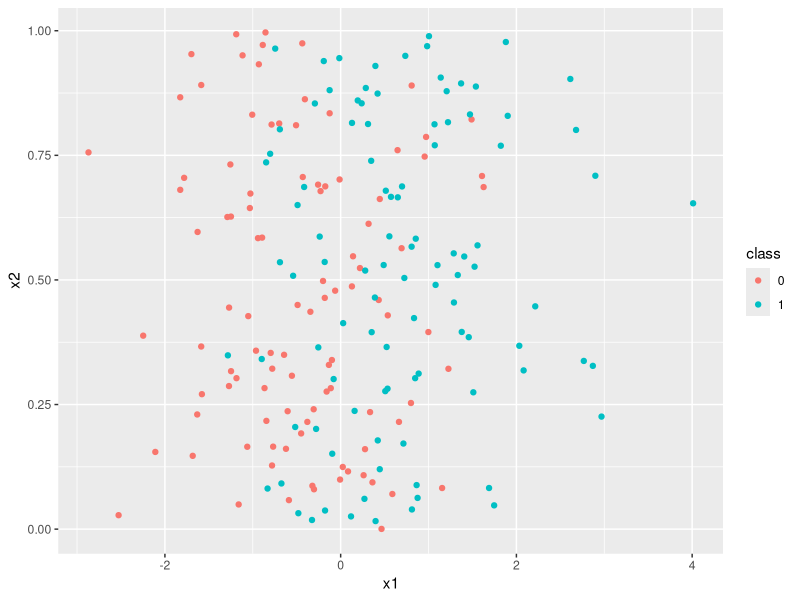

Recreate this plot in R. (Note: this script raises an error after producing the figure.)
# stats 606 project 

# simulation - y (binary time series dataset) x (10 dim time series dataset)

# library package
library(ggplot2)

# scenario1 -----------------------------------------------
# sample size: 1000 with 2 features
# y: binary 
# x1: normal distribution
# x2: random noise 
set.seed(123)
n = 200
mu0 = rnorm(1, 0, 1)
mu1 = rnorm(1, 1, 1)
x1 = c(rnorm(n/2, mu0, 1), rnorm(n/2, mu1, 1))
x2 = runif(n)
y = c(rep(0, n/2), rep(1, n/2))
simu_data = data.frame(x1 = x1,  x2 = x2, y = y)

ggplot(simu_data)+
  geom_point(aes(x = x1, y = x2, color = factor(y)))+
  labs(color = 'class')

# bayes error rate p(misclassified) = p(x)p(y neq c(x))dx 
# assume p(y=0) = p(y=1) balanced dataset expand.grid
xnew = t(seq(-3,3,0.01))
x_marginal0 = apply(xnew, 1, function(x) dnorm(x, mu0, 1))
x_marginal1 = apply(xnew, 1, function(x) dnorm(x, mu1, 1))
x_marginal = x_marginal1*0.5 + x_marginal0*0.5
conditional_1 = x_marginal1*0.5/x_marginal
bayes_error1 = sum(x_marginal*(conditional_1*(conditional_1<0.5) + (1-conditional_1)*(conditional_1>0.5) ))/sum(x_marginal)
bayes_error1 


# distance matrix p*n*n
distance_cal = function(xdata, p, n, t){
  # x: 3d arrary (ith index, kth dimension, t time series; for each index, t*p dim)
  # n: # of time series points we have 
  m = n-t 
  dist = array(rep(0,p*n*n), c(p,n,n))
  x = array(rep(0,p*t*n), c(p,t+1,n))
  for (i in 1:n){
    for (k in 1:p){
      # time series dataset x[k, ,i]: vector 1:t 
      x[k, ,i] = xdata[i:i+t,k]
    }
  }
  
  for (i in 1:m){
    for (j in 1:m){
      for (k in 1:p){
        # x in 3 d: t*p*n  (updated:>>using the huge distance matrix)
        # distance_matrix[i, j, k ] = norm(x[,k,i] - x[,k,j])^2 >> single value to a vector 
        # distance within same dimension (to save time, can only calcualte upper tri-region)
        dist[k,i,j] = norm((x[k, ,i] - x[k, ,j]), '2')
      }
    }
  }
  return (dist)
}

dist_scenario = distance_cal(simu_data[, 1:2], p = 2, n , t = 0)
# save and load the dataset
output1 = list(dist_scenario, simu_data$y, simu_data)
#save(simu_data, bayes_error, distance_cal, dist_scenario1, file = 'treeproject.Rdata')


# scenario3 (consider heteroskedsity inside same group) -----------------------------------------------
# sample size: 1000 with 2 features
# y: binary 
# x1: normal distribution
# x2: random noise 
n = 200
x1 = runif(n)

x2 = c(lapply(x1[1:(n/4)], function(x) runif(1, -0.15, x-0.15) )%>%unlist(),
       lapply(x1[(n/4+1):(n/2)], function(x) runif(1, x+0.15, 1.15))%>%unlist(),
       lapply(x1[(n/2+1):n], function(x) runif(1, x-0.15, x+0.15))%>%unlist())
              
y = c(rep(0, n/2), rep(1, n/2))
simu_data = data.frame(x1 = x1,  x2 = x2, y = y)

ggplot(simu_data)+
  geom_point(aes(x = x1, y = x2, color = factor(y)))+
  labs(color = 'class')

# bayes error rate p(misclassified) = p(x)p(y neq c(x))dx 
# assume p(y=0) = p(y=1) balanced dataset expand.grid 
# xnew = t(seq(-3,3,0.01))
# xnew = t(simu_data[,1])
# x_marginal0 = apply(xnew, 1, function(x) dnorm(x, mu0, 1)*(dnorm(x, mu0, 1)>dnorm(x, mu2,1)) + dnorm(x, mu2,1)*(dnorm(x, mu0, 1)<dnorm(x, mu2,1)))
# x_marginal1 = apply(xnew, 1, function(x) dnorm(x, mu1, 1))
# x_marginal = x_marginal1*0.5 + x_marginal0*0.5
# conditional_1 = x_marginal1*0.5/x_marginal
# bayes_error2 = sum(x_marginal*(conditional_1*(conditional_1<0.5) + (1-conditional_1)*(conditional_1>0.5) ))/sum(x_marginal)
# bayes_error2 

dist_scenario = distance_cal(simu_data[, 1:2], p = 2, n , t = 0)
# save and load the dataset
output3 = list(dist_scenario, simu_data$y, simu_data)


# scenario2 -----------------------------------------------
# sample size: 100 with 10 features
# y: binary 
# x1 - x4: random noise 
# x5 - x10: normal distribution, weights: dirichilet distribution
set.seed(123)
n = 200
mu0 = rnorm(1, 0, 1)
mu1 = rnorm(1, 1, 1)
x1 = c(rnorm(n/2, mu0, 1), rnorm(n/2, mu1, 1))
x2 = runif(n)
y = c(rep(0, n/2), rep(1, n/2))
simu_data = data.frame(x1 = x2,  x2 = x1, y = y)

# rotation matrix 
theta1 = -pi/8
theta2 = pi/4
r = function(theta ) matrix(c(cos(theta), sin(theta), -sin(theta), cos(theta)),2,2)

for(i in 1:n){
  if(i < (n/2)){
    simu_data[i,1:2] = as.matrix(simu_data[i,1:2], 1, 2)%*%r(theta1)
  }
  else{
    simu_data[i,1:2] = as.matrix(simu_data[i,1:2], 1, 2)%*%r(theta2)
  }
}

ggplot(simu_data)+
  geom_point(aes(x = x1, y = V5, color = factor(y)))+
  labs(color = 'class')

# bayes error rate p(misclassified) = p(x)p(y neq c(x))dx 
# assume p(y=0) = p(y=1) balanced dataset expand.grid
# p(x|y=0) = p(x|w1*x1+...+w10*x10 > 0.5) = p(x1, ..., x10 | z) = p(x1|z)*...p(x10|z)  z also follow normal distribution 
# e.g. p(x = 0 |x+r < 0.5) = p(x=0, r< 0.5)/p(z<0.5)  
# 
dist_scenario = distance_cal(simu_data[, 1:2], p = 10, n , t = 0)
# save and load the dataset
output2 = list(dist_scenario, simu_data$y, simu_data)




# scenario4 -----------------------------------------------
# sample size: 100 with 10 features
# y: binary 
# x1 - x2: random noise (uniform)
# x3: random noise (log-normal)
# x4: heavy tail distribution: log-normal
# x5 - x10: normal distribution, 
# weights: dirichilet distribution
set.seed(123)
n = 200
x1 = runif(n)
x2 = runif(n)
simu_data = data.frame(x1 = x1, x2 = x2)
mu0 = rnorm(8, 0, 1)
feature_weight = MCMCpack::rdirichlet(1,rep(1, 7))
for (i in 1:8){
  if (i<3){
    simu_data[,i+2] = rlnorm(n, mu0[i], 1)
  }
  else{
    simu_data[,i+2] = rnorm(n, mu0[i], 1) 
  }
}
y_values = as.matrix(simu_data[,4:10], n, 7)%*%t(feature_weight)
threshold = median(y_values)
simu_data$y = (y_values > threshold)*1

ggplot(simu_data)+
  geom_point(aes(x = x1, y = V4, color = factor(y)))+
  labs(color = 'class')



# without standizarion
dist_scenario = distance_cal(simu_data[, 1:10], p = 10, n , t = 0)
dim(dist_scenario[1,,])
# save and load the dataset
output4 = list(dist_scenario, simu_data$y, simu_data)

# with standizarion (train , test split!!!)
index = sample(1:200, 30)
train = simu_data[-index, ]
test = simu_data[index, ]
mean_train = colMeans(train[,-11])
std_train = sqrt(diag(var(train[,-11])))
train_x = scale(train[,-11], center = mean_train, std_train)
all_x = scale(simu_data[,-11], center = mean_train, std_train)
dist_scenario_train = distance_cal(train_x, p = 10, n-30 , t = 0)
dist_scenario_all = distance_cal(all_x, p = 10, n , t = 0)
# save and load the dataset
output4_sd = list(dist_scenario_train, train$y, dist_scenario_all, train, test)
save(bayes_error1, output1, bayes_error2, output2, bayes_error3, output3, 
     bayes_error4, output4, output4_sd, file = 'treeproject.Rdata')



# 5*2 cv test
# corrected repeated 5-fold cross validation test 

scenario1 = function(){
  #set.seed(123)
  n = 200
  mu0 = rnorm(1, 0, 1)
  mu1 = rnorm(1, 1, 1)
  x1 = c(rnorm(n/2, mu0, 1), rnorm(n/2, mu1, 1))
  x2 = runif(n)
  y = c(rep(0, n/2), rep(1, n/2))
  simu_data = data.frame(x1 = x1,  x2 = x2, y = y)
  # random shuffle the points 
  index = sample(1:n, n)
  simu_data = simu_data[index,]
  dist_scenario = distance_cal(simu_data[, 1:2], p = 2, n , t = 0)
  output1 = list(dist_scenario, simu_data$y, simu_data)
  return(output1)
}  


scenario2 = function(){
  #set.seed(123)
  n = 200
  mu0 = rnorm(1, 0, 1)
  mu1 = rnorm(1, 1, 1)
  x1 = c(rnorm(n/2, mu0, 1), rnorm(n/2, mu1, 1))
  x2 = runif(n)
  y = c(rep(0, n/2), rep(1, n/2))
  simu_data = data.frame(x1 = x1,  x2 = x2, y = y)
  
  # rotation matrix 
  theta1 = -pi/8
  theta2 = pi/4
  r = function(theta ) matrix(c(cos(theta), sin(theta), -sin(theta), cos(theta)),2,2)
  
  for(i in 1:n){
    if(i < (n/2)){
      simu_data[i,1:2] = as.matrix(simu_data[i,1:2], 1, 2)%*%r(theta1)
    }
    else{
      simu_data[i,1:2] = as.matrix(simu_data[i,1:2], 1, 2)%*%r(theta2)
    }
  }
  # random shuffle the points 
  index = sample(1:n, n)
  simu_data = simu_data[index,]
  dist_scenario = distance_cal(simu_data[, 1:2], p = 2, n , t = 0)
  output2 = list(dist_scenario, simu_data$y, simu_data)
  
  return(output2)
}  

scenario3 = function(){
  n = 200
  x1 = runif(n)
  x2 = c(lapply(x1[1:(n/4)], function(x) runif(1, -0.15, x-0.15) )%>%unlist(),
         lapply(x1[(n/4+1):(n/2)], function(x) runif(1, x+0.15, 1.15))%>%unlist(),
         lapply(x1[(n/2+1):n], function(x) runif(1, x-0.15, x+0.15))%>%unlist())
  
  y = c(rep(0, n/2), rep(1, n/2))
  simu_data = data.frame(x1 = x1,  x2 = x2, y = y)
  # random shuffle the points 
  index = sample(1:n, n)
  simu_data = simu_data[index,]
  dist_scenario = distance_cal(simu_data[, 1:2], p = 2, n , t = 0)
  output3 = list(dist_scenario, simu_data$y, simu_data)
  
  return(output3)
}  
                
                
result_eval = function(input_data, K = 5){
    N = dim(input_data[[1]])[2]
    p = dim(input_data[[1]])[1]
    
    # 5-fold cross validation
    fold_size = floor(N/K)
    acc = rep(0, K)
    acc2 = rep(0, K)
    for( i in 1:K){
      if (i!= K){
        cv_ind = ((i-1)*fold_size+1) : (i*fold_size)
      }
      else{
        cv_ind = ((i-1)*fold_size+1):N
      }
      
      train_ind = sort(setdiff(1:N,cv_ind))
    
      data = list(dist_scenario = input_data[[1]], y = input_data[[2]])
      tree = build_tree(data = data,depth = 4,train_ind = train_ind)
      # cart tree
      cartt.model = rpart(y~., data = input_data[[3]][train_ind, ], method = 'class', maxdepth = 3)
      
      # test it!
      D = input_data[[3]]
      test_pred = apply(D[cv_ind,1:p],MARGIN = 1,function(x) tree_test(data = D, tree = tree, feature = x))
      test_pred2 = predict(cartt.model, input_data[[3]][cv_ind, ], type = 'class')
      acc[i] = sum(test_pred==data$y[cv_ind])/length(cv_ind)
      acc2[i]= sum(test_pred2==data$y[cv_ind])/length(cv_ind)
    }

    return(list(acc, acc2, acc-acc2))
}

                        
k = 5
r = 100
n = 200
                        

results = data.frame(matrix(rep(0, k*r*6), k*r, 6))
names(results) = c('x1', 'x2', 'y1', 'y2', 'z1', 'z2')
acc.dif = data.frame(matrix(rep(0, k*r*3), k*r, 3))

set.seed(123)
for (i in 1:r){
  # average accuracy rate 
  alldata = list(scenario1(),scenario2(),scenario3())
  acc = lapply(alldata,result_eval)
  # accuracy difference
  for (j in 1:3){
    results[(5*i-4):(5*i),2*j-1] = acc[[j]][[1]]     
    results[(5*i-4):(5*i),2*j] = acc[[j]][[2]]
    acc.dif[(5*i-4):(5*i),j] = acc[[j]][[3]]
  }
}

m = colMeans(acc.dif)
sigma2 = apply(acc.dif, 2, var)
t = m/sqrt((1/k/r+0.2/0.8)*sigma2)
t   #1.96                        
